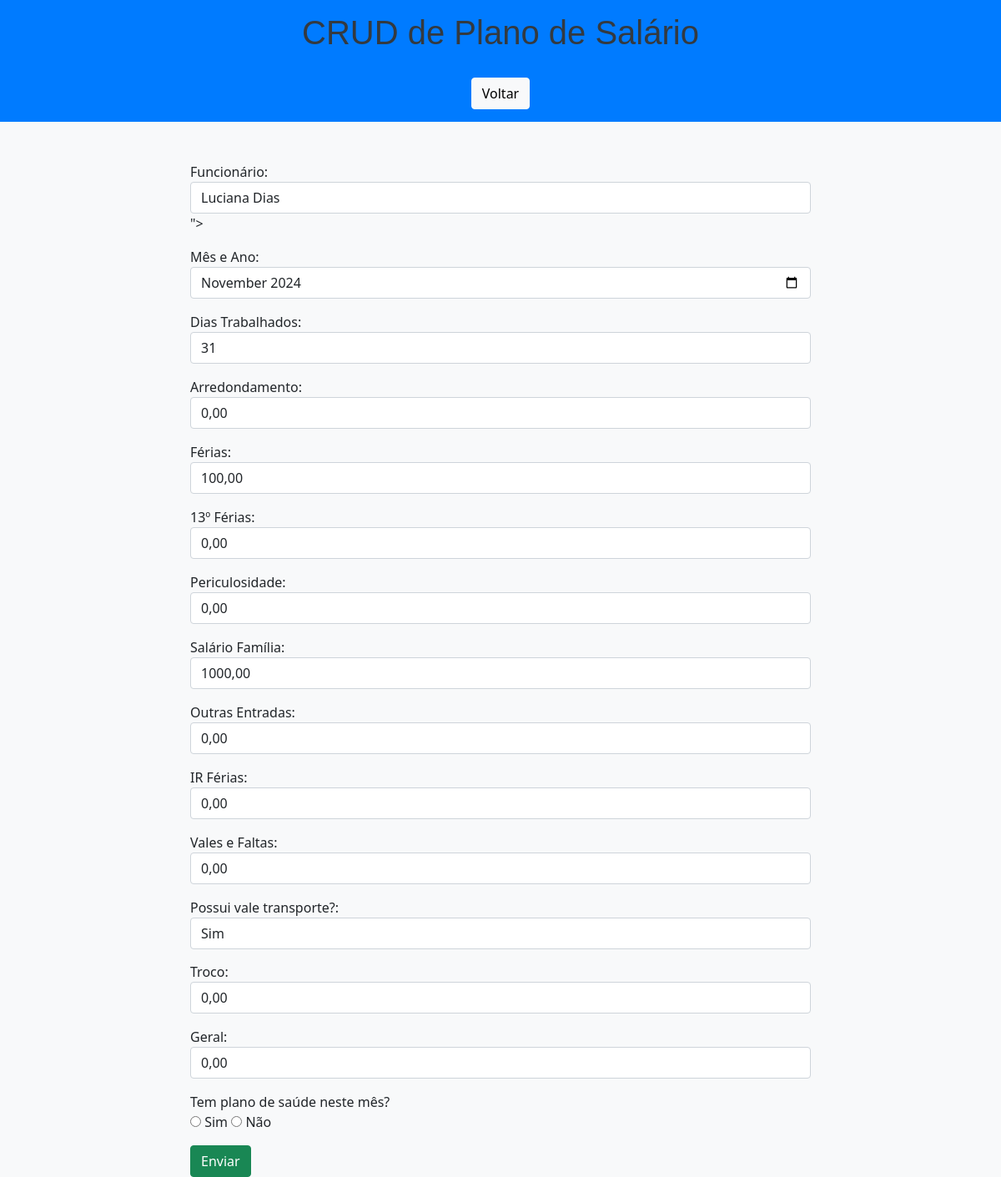
Page /edit_salario/9/ on the earlier database version.
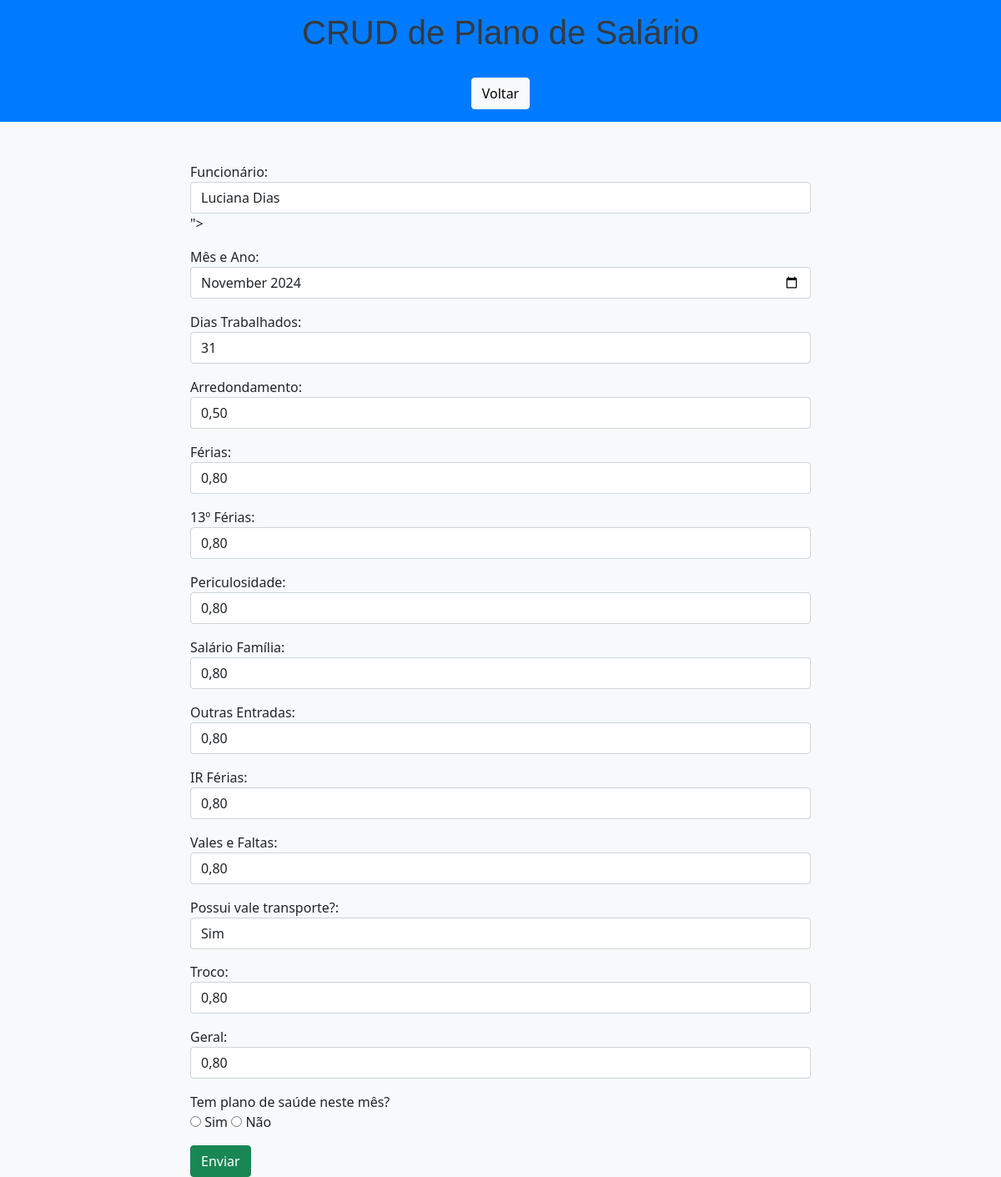
Same page on the later database version.
### app/models.py (models this page shows, shortened)
class PlanSalario(models.Model):
    funcionario = models.ForeignKey('Funcionarios', on_delete=models.CASCADE, verbose_name='Funcionário')
    mesAno = models.CharField(max_length=15, verbose_name='Mês e Ano')  # Alterado para CharField
    dias_trabalhados = models.IntegerField(verbose_name='Dias Trabalhados')
    qtde_dias_Mes = models.IntegerField(verbose_name='Qtde dias do mês')
    arred = models.DecimalField(max_digits=10, decimal_places=2, verbose_name='Arredondamento')
    ferias = models.DecimalField(max_digits=10, decimal_places=2, verbose_name='Férias')
    decimo_terceiro_ferias = models.DecimalField(max_digits=10, decimal_places=2, verbose_name='13º de Férias')
    periculosidade = models.DecimalField(max_digits=10, decimal_places=2, verbose_name='Periculosidade')
    salario_familia = models.DecimalField(max_digits=10, decimal_places=2, verbose_name='Salário Família')
    outras_entradas = models.DecimalField(max_digits=10, decimal_places=2, verbose_name='Outras Entradas')
    ir_ferias = models.DecimalField(max_digits=10, decimal_places=2, verbose_name='IR Férias')
    vales_e_faltas = models.DecimalField(max_digits=10, decimal_places=2, verbose_name='Vales e Faltas')
    vt = models.DecimalField(max_digits=10, decimal_places=2, verbose_name='Vale Transporte')
    troco = models.DecimalField(max_digits=10, decimal_places=2, verbose_name='Troco')
    geral = models.DecimalField(max_digits=10, decimal_places=2, verbose_name='Geral')
    plano_saude = models.CharField(max_length=150, verbose_name='Plano de Saúde')  # Nome do plano de saúde
    tipo_plano_saude = models.CharField(max_length=150, verbose_name='Tipo de plano de Saúde')
    coparticipacao = models.DecimalField(max_digits=10, decimal_places=2, verbose_name='Coparticipação')  # Valor da coparticipação
    mes = models.DecimalField(max_digits=10, decimal_places=2, verbose_name='mes')  # Mês de referência para o plano de saúde

class Funcionarios(models.Model):
    cpf_validator = RegexValidator(
        r'^\d{11}$',
        'O CPF deve ter 11 dígitos numéricos.'
    )
    def validate_date_format(value):
        """Valida se o campo segue o formato de data 'YYYY-MM-DD'."""
        if not re.match(r'\d{4}-\d{2}-\d{2}', value):
            raise ValidationError('A data deve estar no formato YYYY-MM-DD.')
    nome = models.CharField(max_length=150, verbose_name='Nome')
    registro = models.CharField(max_length=50, verbose_name='Registro')
    funcao = models.CharField(max_length=100, verbose_name='Função')
    data_nascimento = models.CharField(
        max_length=100,
        verbose_name='Data de Nascimento',
        validators=[validate_date_format]
    )
    data_admissao = models.CharField(
        max_length=100,
        verbose_name='Data de Admissão',
        validators=[validate_date_format]
    )
    cpf = models.CharField(max_length=11, validators=[cpf_validator], unique=True, verbose_name='CPF')
    conta_inter = models.CharField(max_length=20, verbose_name='Conta Inter')
    ultimo_exame = models.CharField(
        max_length=100,
        null=True,
        blank=True,
        verbose_name='Último Exame',
        validators=[validate_date_format]
    )
    proximo_exame = models.CharField(
        max_length=100,
        null=True,
        blank=True,
        verbose_name='Próximo Exame',
        validators=[validate_date_format]
    )
    email = models.EmailField(max_length=100, validators=[EmailValidator()], unique=True, verbose_name='Email')
    salario = models.DecimalField(max_digits=10, decimal_places=2, verbose_name='Salário')
    status = models.CharField(max_length=50, verbose_name='Status')
    cargo = models.CharField(max_length=50, verbose_name='Status')
    def __str__(self):
        return self.nome

### app/views.py (the view)
# urls.py: path('edit_salario/<int:pk>/', edit_salario, name='edit_salario'),
def edit_salario(request, pk):
    funcionario_salario = get_object_or_404(PlanSalario, pk=pk)
    form = PlanSalarioForm(instance=funcionario_salario)
    return render(request, 'Salarios/formEditSalario.html', {'form': form, 'db': funcionario_salario})

### app/forms.py
class PlanSalarioForm(ModelForm):
    class Meta:
        model = PlanSalario
        fields = [
            'funcionario',
            'mesAno',
            'qtde_dias_Mes',
            'dias_trabalhados',
            'arred',
            'ferias',
            'decimo_terceiro_ferias',
            'periculosidade',
            'salario_familia',
            'outras_entradas',
            'ir_ferias',
            'vales_e_faltas',
            'vt',
            'troco',
            'geral',
            'plano_saude',
            'tipo_plano_saude',
            'coparticipacao',
            'mes',
        ]
        widgets = {
            'mesAno': forms.TextInput(attrs={'placeholder': 'mm/yyyy', 'class': 'date-input'}),
        }

### app/templates/Salarios/formEditSalario.html (shortened to what the changed rows need)
<!DOCTYPE html>
<html lang="pt-br">
<head>
    <link href="https://cdn.jsdelivr.net/npm/bootstrap@5.0.2/dist/css/bootstrap.min.css" rel="stylesheet">
</head>
<body>
    <header class="header text-center">
        <h1>CRUD de Plano de Salário</h1>
    </header>
    <div class="container mt-5">
        <div class="col-8 m-auto">
            <form name="form" id="form" action="{% url 'update_salario' db.id %}" method="post" onsubmit="return validateForm()">
                <div class="form-group mb-3">
                    <label for="id_funcionario">Funcionário:</label>
                    <select class="form-control" id="id_funcionario" name="funcionario">
                        <option value="{{ form.funcionario }}"></option>
                </div>
                <div class="form-group mb-3">
                    <label for="id_mesAno">Mês e Ano:</label>
                    <input type="month" class="form-control" id="id_mesAno" name="mesAno" value="{{ form.mesAno.value }}" oninput="diasDoMes()">
                </div>
                <div class="form-group mb-3">
                    <label for="id_arred">Arredondamento:</label>
                    <input   class="form-control" id="id_arred" name="arred" value="{{ form.arred.value }}">
                </div>
                <div class="form-group mb-3">
                    <label for="id_ferias">Férias:</label>
                    <input   class="form-control" id="id_ferias" name="ferias" value="{{ form.ferias.value }}">
                </div>
                <div class="form-group mb-3">
                    <label for="id_decimo_terceiro_ferias">13º Férias:</label>
                    <input   class="form-control" id="id_decimo_terceiro_ferias" name="decimo_terceiro_ferias" value="{{ form.decimo_terceiro_ferias.value }}">
                </div>
                <div class="form-group mb-3">
                    <label for="id_periculosidade">Periculosidade:</label>
                    <input   class="form-control" id="id_periculosidade" name="periculosidade" value="{{ form.periculosidade.value }}">
                </div>
                <div class="form-group mb-3">
                    <label for="id_salario_familia">Salário Família:</label>
                    <input   class="form-control" id="id_salario_familia" name="salario_familia" value="{{ form.salario_familia.value }}">
                </div>
                <div class="form-group mb-3">
                    <label for="id_outras_entradas">Outras Entradas:</label>
                    <input   class="form-control" id="id_outras_entradas" name="outras_entradas" value="{{ form.outras_entradas.value }}">
                </div>
                <div class="form-group mb-3">
                    <label for="id_ir_ferias">IR Férias:</label>
                    <input   class="form-control" id="id_ir_ferias" name="ir_ferias" value="{{ form.ir_ferias.value }}">
                </div>
                <div class="form-group mb-3">
                    <label for="id_vales_e_faltas">Vales e Faltas:</label>
                    <input   class="form-control" id="id_vales_e_faltas" name="vales_e_faltas" value="{{ form.vales_e_faltas.value }}">
                </div>
                <div class="form-group mb-3">
                    <label for="id_troco">Troco:</label>
                    <input class="form-control" id="id_troco" name="troco" value="{{ form.troco.value }}">
                </div>
                <div class="form-group mb-3">
                    <label for="id_geral">Geral:</label>
                    <input class="form-control" id="id_geral" name="geral" value="{{ form.geral.value }}">
                </div>
            </form>
        </div>
    </div>
</body>
</html>

Differences in the rows shown:
changed PlanSalario "Luciana Dias": arred "0,00" → "0,50"; ferias "100,00" → "0,80"; decimo_terceiro_ferias "0,00" → "0,80"; periculosidade "0,00" → "0,80"; salario_familia "1000,00" → "0,80"; outras_entradas "0,00" → "0,80"; ir_ferias "0,00" → "0,80"; vales_e_faltas "0,00" → "0,80"; troco "0,00" → "0,80"; geral "0,00" → "0,80"
